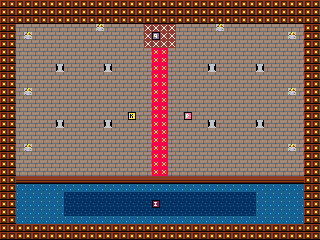

The image is a tile-based game level rendered from a .tmx file. Its description and complete source (layers, tilesets, objects, tile grids) follow:
An orthogonal 40x30 tile map with 8x8 px tiles, 2 tile layers (ground, things).

<map version="1.10" tiledversion="1.10.2" orientation="orthogonal" renderorder="right-down" width="40" height="30" tilewidth="8" tileheight="8" infinite="0" nextlayerid="3" nextobjectid="1">
 <tileset firstgid="1" source="sprites.tsx" />
 <layer id="1" name="ground" width="40" height="30">
  <data encoding="csv">
127,127,127,127,127,127,127,127,127,127,127,127,127,127,127,127,127,127,127,127,127,127,127,127,127,127,127,127,127,127,127,127,127,127,127,127,127,127,127,127,
127,127,127,127,127,127,127,127,127,127,127,127,127,127,127,127,127,127,127,127,127,127,127,127,127,127,127,127,127,127,127,127,127,127,127,127,127,127,127,127,
127,127,127,127,127,127,127,127,127,127,127,127,127,127,127,127,127,127,127,127,127,127,127,127,127,127,127,127,127,127,127,127,127,127,127,127,127,127,127,127,
127,127,56,56,56,56,56,56,56,56,56,56,55,56,56,56,56,56,126,126,126,126,56,56,56,56,56,55,56,56,56,56,56,56,56,56,56,56,127,127,
127,127,56,55,56,56,56,56,56,56,56,56,56,56,56,56,56,56,126,126,126,126,56,56,56,56,56,56,56,56,56,56,56,56,56,56,55,56,127,127,
127,127,56,56,56,56,56,56,56,56,56,56,56,56,56,56,56,56,126,126,126,126,56,56,56,56,56,56,56,56,56,56,56,56,56,56,56,56,127,127,
127,127,56,56,56,56,56,56,56,56,56,56,56,56,56,56,56,56,56,128,128,56,56,56,56,56,56,56,56,56,56,56,56,56,56,56,56,56,127,127,
127,127,56,56,56,56,56,56,56,56,56,56,56,56,56,56,56,56,56,128,128,56,56,56,56,56,56,56,56,56,56,56,56,56,56,56,56,56,127,127,
127,127,56,56,56,56,56,115,56,56,56,56,56,115,56,56,56,56,56,128,128,56,56,56,56,56,115,56,56,56,56,56,115,56,56,56,56,56,127,127,
127,127,56,56,56,56,56,56,56,56,56,56,56,56,56,56,56,56,56,128,128,56,56,56,56,56,56,56,56,56,56,56,56,56,56,56,56,56,127,127,
127,127,56,56,56,56,56,56,56,56,56,56,56,56,56,56,56,56,56,128,128,56,56,56,56,56,56,56,56,56,56,56,56,56,56,56,56,56,127,127,
127,127,56,55,56,56,56,56,56,56,56,56,56,56,56,56,56,56,56,128,128,56,56,56,56,56,56,56,56,56,56,56,56,56,56,56,55,56,127,127,
127,127,56,56,56,56,56,56,56,56,56,56,56,56,56,56,56,56,56,128,128,56,56,56,56,56,56,56,56,56,56,56,56,56,56,56,56,56,127,127,
127,127,56,56,56,56,56,56,56,56,56,56,56,56,56,56,56,56,56,128,128,56,56,56,56,56,56,56,56,56,56,56,56,56,56,56,56,56,127,127,
127,127,56,56,56,56,56,56,56,56,56,56,56,56,56,56,56,56,56,128,128,56,56,56,56,56,56,56,56,56,56,56,56,56,56,56,56,56,127,127,
127,127,56,56,56,56,56,115,56,56,56,56,56,115,56,56,56,56,56,128,128,56,56,56,56,56,115,56,56,56,56,56,115,56,56,56,56,56,127,127,
127,127,56,56,56,56,56,56,56,56,56,56,56,56,56,56,56,56,56,128,128,56,56,56,56,56,56,56,56,56,56,56,56,56,56,56,56,56,127,127,
127,127,56,56,56,56,56,56,56,56,56,56,56,56,56,56,56,56,56,128,128,56,56,56,56,56,56,56,56,56,56,56,56,56,56,56,56,56,127,127,
127,127,56,55,56,56,56,56,56,56,56,56,56,56,56,56,56,56,56,128,128,56,56,56,56,56,56,56,56,56,56,56,56,56,56,56,55,56,127,127,
127,127,56,56,56,56,56,56,56,56,56,56,56,56,56,56,56,56,56,128,128,56,56,56,56,56,56,56,56,56,56,56,56,56,56,56,56,56,127,127,
127,127,56,56,56,56,56,56,56,56,56,56,56,56,56,56,56,56,56,128,128,56,56,56,56,56,56,56,56,56,56,56,56,56,56,56,56,56,127,127,
127,127,56,56,56,56,56,56,56,56,56,56,56,56,56,56,56,56,56,128,128,56,56,56,56,56,56,56,56,56,56,56,56,56,56,56,56,56,127,127,
127,127,107,107,107,107,107,107,107,107,107,107,107,107,107,107,107,107,107,107,107,107,107,107,107,107,107,107,107,107,107,107,107,107,107,107,107,107,127,127,
127,127,45,45,45,45,45,45,45,45,45,45,45,45,45,45,45,45,45,45,45,45,45,45,45,45,45,45,45,45,45,45,45,45,45,45,45,45,127,127,
127,127,45,45,45,45,45,45,46,46,46,46,46,46,46,46,46,46,46,46,46,46,46,46,46,46,46,46,46,46,46,46,45,45,45,45,45,45,127,127,
127,127,45,45,45,45,45,45,46,46,46,46,46,46,46,46,46,46,46,46,46,46,46,46,46,46,46,46,46,46,46,46,45,45,45,45,45,45,127,127,
127,127,45,45,45,45,45,45,46,46,46,46,46,46,46,46,46,46,46,46,46,46,46,46,46,46,46,46,46,46,46,46,45,45,45,45,45,45,127,127,
127,127,45,45,45,45,45,45,45,45,45,45,45,45,45,45,45,45,45,45,45,45,45,45,45,45,45,45,45,45,45,45,45,45,45,45,45,45,127,127,
127,127,127,127,127,127,127,127,127,127,127,127,127,127,127,127,127,127,127,127,127,127,127,127,127,127,127,127,127,127,127,127,127,127,127,127,127,127,127,127,
127,127,127,127,127,127,127,127,127,127,127,127,127,127,127,127,127,127,127,127,127,127,127,127,127,127,127,127,127,127,127,127,127,127,127,127,127,127,127,127
</data>
 </layer>
 <layer id="2" name="things" width="40" height="30">
  <data encoding="csv">
0,0,0,0,0,0,0,0,0,0,0,0,0,0,0,0,0,0,0,0,0,0,0,0,0,0,0,0,0,0,0,0,0,0,0,0,0,0,0,0,
0,0,0,0,0,0,0,0,0,0,0,0,0,0,0,0,0,0,0,0,0,0,0,0,0,0,0,0,0,0,0,0,0,0,0,0,0,0,0,0,
0,0,0,0,0,0,0,0,0,0,0,0,0,0,0,0,0,0,0,0,0,0,0,0,0,0,0,0,0,0,0,0,0,0,0,0,0,0,0,0,
0,0,0,0,0,0,0,0,0,0,0,0,0,0,0,0,0,0,0,0,0,0,0,0,0,0,0,0,0,0,0,0,0,0,0,0,0,0,0,0,
0,0,0,0,0,0,0,0,0,0,0,0,0,0,0,0,0,0,0,1021,0,0,0,0,0,0,0,0,0,0,0,0,0,0,0,0,0,0,0,0,
0,0,0,0,0,0,0,0,0,0,0,0,0,0,0,0,0,0,0,0,0,0,0,0,0,0,0,0,0,0,0,0,0,0,0,0,0,0,0,0,
0,0,0,0,0,0,0,0,0,0,0,0,0,0,0,0,0,0,0,0,0,0,0,0,0,0,0,0,0,0,0,0,0,0,0,0,0,0,0,0,
0,0,0,0,0,0,0,0,0,0,0,0,0,0,0,0,0,0,0,0,0,0,0,0,0,0,0,0,0,0,0,0,0,0,0,0,0,0,0,0,
0,0,0,0,0,0,0,0,0,0,0,0,0,0,0,0,0,0,0,0,0,0,0,0,0,0,0,0,0,0,0,0,0,0,0,0,0,0,0,0,
0,0,0,0,0,0,0,0,0,0,0,0,0,0,0,0,0,0,0,0,0,0,0,0,0,0,0,0,0,0,0,0,0,0,0,0,0,0,0,0,
0,0,0,0,0,0,0,0,0,0,0,0,0,0,0,0,0,0,0,0,0,0,0,0,0,0,0,0,0,0,0,0,0,0,0,0,0,0,0,0,
0,0,0,0,0,0,0,0,0,0,0,0,0,0,0,0,0,0,0,0,0,0,0,0,0,0,0,0,0,0,0,0,0,0,0,0,0,0,0,0,
0,0,0,0,0,0,0,0,0,0,0,0,0,0,0,0,0,0,0,0,0,0,0,0,0,0,0,0,0,0,0,0,0,0,0,0,0,0,0,0,
0,0,0,0,0,0,0,0,0,0,0,0,0,0,0,0,0,0,0,0,0,0,0,0,0,0,0,0,0,0,0,0,0,0,0,0,0,0,0,0,
0,0,0,0,0,0,0,0,0,0,0,0,0,0,0,0,1001,0,0,0,0,0,0,1004,0,0,0,0,0,0,0,0,0,0,0,0,0,0,0,0,
0,0,0,0,0,0,0,0,0,0,0,0,0,0,0,0,0,0,0,0,0,0,0,0,0,0,0,0,0,0,0,0,0,0,0,0,0,0,0,0,
0,0,0,0,0,0,0,0,0,0,0,0,0,0,0,0,0,0,0,0,0,0,0,0,0,0,0,0,0,0,0,0,0,0,0,0,0,0,0,0,
0,0,0,0,0,0,0,0,0,0,0,0,0,0,0,0,0,0,0,0,0,0,0,0,0,0,0,0,0,0,0,0,0,0,0,0,0,0,0,0,
0,0,0,0,0,0,0,0,0,0,0,0,0,0,0,0,0,0,0,0,0,0,0,0,0,0,0,0,0,0,0,0,0,0,0,0,0,0,0,0,
0,0,0,0,0,0,0,0,0,0,0,0,0,0,0,0,0,0,0,0,0,0,0,0,0,0,0,0,0,0,0,0,0,0,0,0,0,0,0,0,
0,0,0,0,0,0,0,0,0,0,0,0,0,0,0,0,0,0,0,0,0,0,0,0,0,0,0,0,0,0,0,0,0,0,0,0,0,0,0,0,
0,0,0,0,0,0,0,0,0,0,0,0,0,0,0,0,0,0,0,0,0,0,0,0,0,0,0,0,0,0,0,0,0,0,0,0,0,0,0,0,
0,0,0,0,0,0,0,0,0,0,0,0,0,0,0,0,0,0,0,0,0,0,0,0,0,0,0,0,0,0,0,0,0,0,0,0,0,0,0,0,
0,0,0,0,0,0,0,0,0,0,0,0,0,0,0,0,0,0,0,0,0,0,0,0,0,0,0,0,0,0,0,0,0,0,0,0,0,0,0,0,
0,0,0,0,0,0,0,0,0,0,0,0,0,0,0,0,0,0,0,0,0,0,0,0,0,0,0,0,0,0,0,0,0,0,0,0,0,0,0,0,
0,0,0,0,0,0,0,0,0,0,0,0,0,0,0,0,0,0,0,1022,0,0,0,0,0,0,0,0,0,0,0,0,0,0,0,0,0,0,0,0,
0,0,0,0,0,0,0,0,0,0,0,0,0,0,0,0,0,0,0,0,0,0,0,0,0,0,0,0,0,0,0,0,0,0,0,0,0,0,0,0,
0,0,0,0,0,0,0,0,0,0,0,0,0,0,0,0,0,0,0,0,0,0,0,0,0,0,0,0,0,0,0,0,0,0,0,0,0,0,0,0,
0,0,0,0,0,0,0,0,0,0,0,0,0,0,0,0,0,0,0,0,0,0,0,0,0,0,0,0,0,0,0,0,0,0,0,0,0,0,0,0,
0,0,0,0,0,0,0,0,0,0,0,0,0,0,0,0,0,0,0,0,0,0,0,0,0,0,0,0,0,0,0,0,0,0,0,0,0,0,0,0
</data>
 </layer>
</map>
